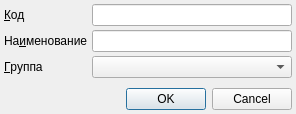
<?xml version="1.0" encoding="UTF-8"?>
<ui version="4.0">
 <class>ComplainEditorDialog</class>
 <widget class="QDialog" name="ComplainEditorDialog">
  <property name="geometry">
   <rect>
    <x>0</x>
    <y>0</y>
    <width>285</width>
    <height>114</height>
   </rect>
  </property>
  <property name="windowTitle">
   <string>ChangeMe!</string>
  </property>
  <property name="sizeGripEnabled">
   <bool>false</bool>
  </property>
  <layout class="QGridLayout">
   <property name="margin">
    <number>4</number>
   </property>
   <property name="spacing">
    <number>4</number>
   </property>
   <item row="0" column="0">
    <widget class="QLabel" name="lblCode">
     <property name="text">
      <string>&amp;Код</string>
     </property>
     <property name="buddy">
      <cstring>edtCode</cstring>
     </property>
    </widget>
   </item>
   <item row="0" column="1">
    <widget class="QLineEdit" name="edtCode"/>
   </item>
   <item row="1" column="0">
    <widget class="QLabel" name="lblName">
     <property name="text">
      <string>На&amp;именование</string>
     </property>
     <property name="buddy">
      <cstring>edtName</cstring>
     </property>
    </widget>
   </item>
   <item row="1" column="1">
    <widget class="QLineEdit" name="edtName">
     <property name="minimumSize">
      <size>
       <width>200</width>
       <height>0</height>
      </size>
     </property>
    </widget>
   </item>
   <item row="2" column="0">
    <widget class="QLabel" name="lblGroup">
     <property name="text">
      <string>&amp;Группа</string>
     </property>
     <property name="buddy">
      <cstring>cmbGroup</cstring>
     </property>
    </widget>
   </item>
   <item row="2" column="1">
    <widget class="CRBComboBox" name="cmbGroup"/>
   </item>
   <item row="3" column="0">
    <spacer>
     <property name="orientation">
      <enum>Qt::Vertical</enum>
     </property>
     <property name="sizeHint" stdset="0">
      <size>
       <width>73</width>
       <height>41</height>
      </size>
     </property>
    </spacer>
   </item>
   <item row="4" column="0" colspan="2">
    <widget class="QDialogButtonBox" name="buttonBox">
     <property name="orientation">
      <enum>Qt::Horizontal</enum>
     </property>
     <property name="standardButtons">
      <set>QDialogButtonBox::Cancel|QDialogButtonBox::Ok</set>
     </property>
    </widget>
   </item>
  </layout>
 </widget>
 <customwidgets>
  <customwidget>
   <class>CRBComboBox</class>
   <extends>QComboBox</extends>
   <header>library/crbcombobox.h</header>
  </customwidget>
 </customwidgets>
 <tabstops>
  <tabstop>edtCode</tabstop>
  <tabstop>edtName</tabstop>
  <tabstop>buttonBox</tabstop>
 </tabstops>
 <resources/>
 <connections>
  <connection>
   <sender>buttonBox</sender>
   <signal>accepted()</signal>
   <receiver>ComplainEditorDialog</receiver>
   <slot>accept()</slot>
   <hints>
    <hint type="sourcelabel">
     <x>194</x>
     <y>309</y>
    </hint>
    <hint type="destinationlabel">
     <x>156</x>
     <y>318</y>
    </hint>
   </hints>
  </connection>
  <connection>
   <sender>buttonBox</sender>
   <signal>rejected()</signal>
   <receiver>ComplainEditorDialog</receiver>
   <slot>reject()</slot>
   <hints>
    <hint type="sourcelabel">
     <x>248</x>
     <y>309</y>
    </hint>
    <hint type="destinationlabel">
     <x>311</x>
     <y>318</y>
    </hint>
   </hints>
  </connection>
 </connections>
</ui>
